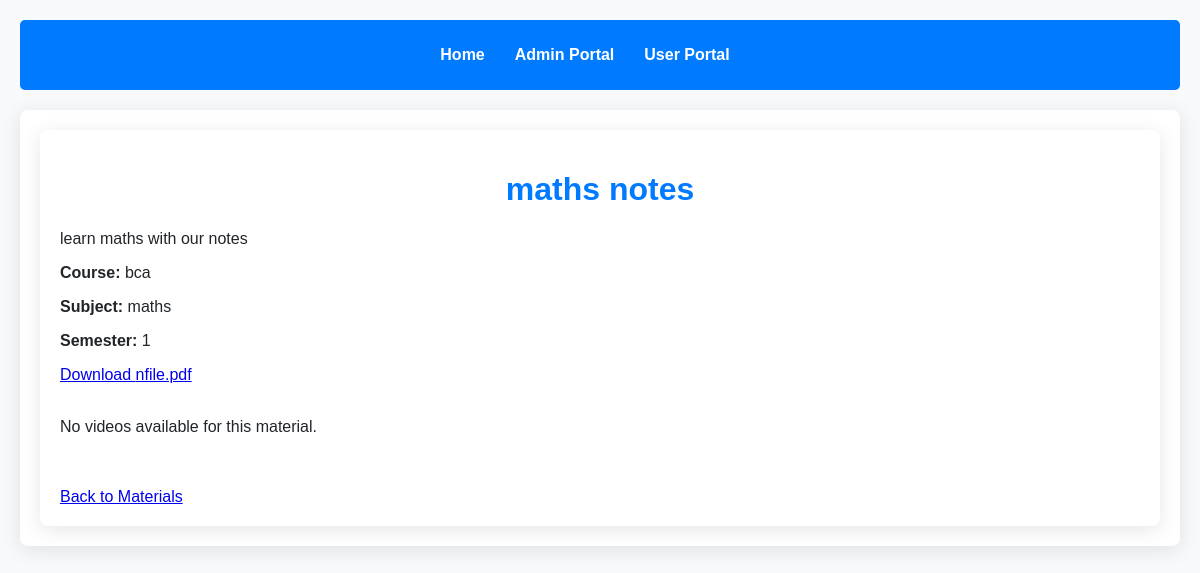
/user/material/1, run on the app's committed database.
### admin/models.py (models this page shows)
class StudyMaterial(db.Model):
    id = db.Column(db.Integer, primary_key=True)
    title = db.Column(db.String(200), nullable=False)
    course = db.Column(db.String(100), nullable=False)
    subject = db.Column(db.String(100), nullable=False)
    semester = db.Column(db.String(10), nullable=False)
    material_type = db.Column(db.String(50), nullable=False)
    description = db.Column(db.Text, nullable=True)
    file_path = db.Column(db.String(200), nullable=True)
    youtube_link = db.Column(db.String(200), nullable=True)

### user/routes.py (the view)
@user_bp.route('/material/<int:material_id>')
def material_detail(material_id):
    material = StudyMaterial.query.get_or_404(material_id)
    print("Material:", material.title, "YouTube Link:", material.youtube_link)  # Debug line
    return render_template('material_detail.html', material=material)

### templates/material_detail.html (shortened to what this page needs)
{% extends 'base.html' %}
{% block content %}
<div class="container">
    <h1>{{ material.title }}</h1>
    <p>{{ material.description }}</p>
    <p><strong>Course:</strong> {{ material.course }}</p>
    <p><strong>Subject:</strong> {{ material.subject }}</p>
    <p><strong>Semester:</strong> {{ material.semester }}</p>
{% if material.file_path %}
    {% for file in material.file_path.split('; ') %}
        <a href="{{ url_for('static', filename='uploads/' ~ material.title ~ '/' ~ file) }}" class="btn">Download {{ file }}</a><br><br>
    {% endfor %}
{% endif %}
{% if material.youtube_link %}
    <h3>YouTube Links</h3>
    {% for link in material.youtube_link.split('; ') %}
        <iframe width="100%" height="315" src="https://www.youtube.com/embed/{{ link.split('=')[1] }}" frameborder="0" allowfullscreen></iframe>
    {% endfor %}
{% else %}
    <p>No videos available for this material.</p>
{% endif %}
    <br><br>
    <a href="{{ url_for('user.user_portal') }}" class="btn">Back to Materials</a>
</div>
{% endblock %}

### static/styles.css (style rules this page uses)
* { box-sizing: border-box; }
body { font-family: 'Arial', sans-serif; margin: 0; padding: 20px; background-color: #f8f9fa; color: #212529; }
h1 { color: #007BFF; text-align: center; }
.container { max-width: 1200px; margin: auto; padding: 20px; background-color: white; border-radius: 8px; box-shadow: 0 4px 20px rgba(0,0,0,0.1); }

### data on the page
StudyMaterial: title "maths notes", description "learn maths with our notes", course "bca", subject "maths", semester "1", file_path "nfile.pdf"
